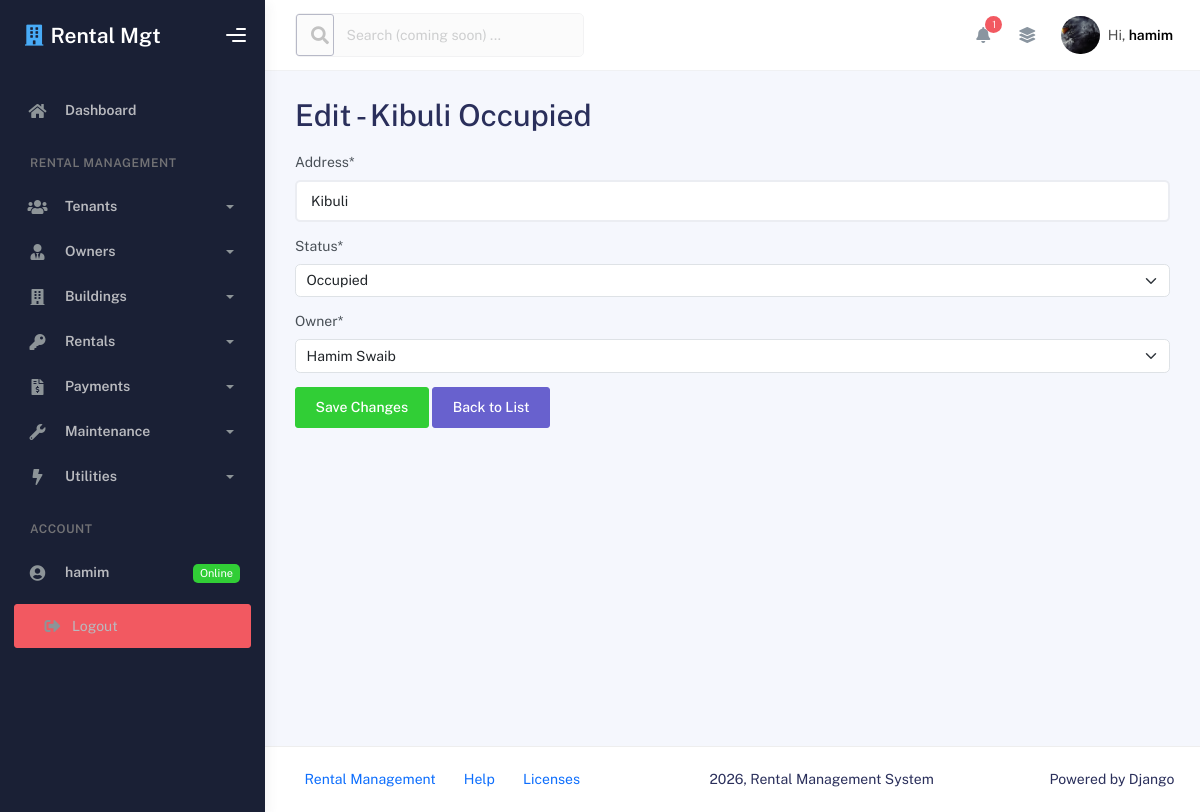
Screenshot of /edit_building/1/ (signed in) with the database file from the repository.
### App/models.py (models this page shows, shortened)
class Building(models.Model):
    STATUS_OPTIONS = [
        ('O','Occupied'),
        ('V','Vacant')
    ]
    address = models.CharField(max_length=100)
    status = models.CharField(max_length=2, choices=STATUS_OPTIONS)
    owner = models.ForeignKey(Owner, on_delete=models.CASCADE)

### App/views.py (the view)
    @login_required
    def _wrapped_view(req, *args, **kwargs):
        if not (req.user.is_staff or req.user.is_superuser):
            return redirect('tenant_dashboard_page')
        return view_func(req, *args, **kwargs)

### App/forms.py
class BuildingForm(ModelForm):
    class Meta:
        model = Building
        fields = '__all__'

### App/context_processors.py (called while the page is built)
def admin_notifications_processor(request):
    if not request.user.is_authenticated:
        return {}
    is_admin = request.user.is_staff or request.user.is_superuser
    context = {
        'is_admin': is_admin,
    }
    if is_admin:
        pending_requests = Maintenance.objects.filter(status='Pending').select_related(
            'rental__tenant', 'rental__building'
        ).order_by('-id')
        context['admin_notifications'] = pending_requests[:10]
        context['admin_notifications_count'] = pending_requests.count()
    else:
        tenant = getattr(request.user, 'tenant_profile', None)
        if not tenant:
            tenant = Tenant.objects.filter(email__iexact=request.user.email).first()
        context['tenant_profile'] = tenant
    return context

### App/models.py (called while the page is built)
    def __str__(self):
        return f"{self.first_name} {self.last_name}"

    def __str__(self):
        return f"{self.first_name} {self.last_name}"

### App/views.py (called while the page is built)
def admin_required(view_func):
    @login_required
    def _wrapped_view(req, *args, **kwargs):
        if not (req.user.is_staff or req.user.is_superuser):
            return redirect('tenant_dashboard_page')
        return view_func(req, *args, **kwargs)
    return _wrapped_view

@admin_required
def edit_building_view(req, building_id):
    building = get_object_or_404(Building, id=building_id)
    message = None
    if req.method == "POST":
        building_form = BuildingForm(req.POST, instance=building)
        if building_form.is_valid():
            building_form.save()
            messages.success(req, "Changes saved successfully!")
            return redirect('building_list_page')
        else:
            message = "Form has Invalid data"
    else:
        building_form = BuildingForm(instance=building)
    context = {'form': building_form, 'building': building, 'msg': message}
    return render(req, "edit_building.html", context)

### App/templates/edit_building.html (shortened to what this page needs)
{% extends 'base.html' %}
{% load crispy_forms_tags %}
{% block content %}
    <h1>Edit - {{ building.address }} {{ building.get_status_display }}</h1>
    <form method="POST" class="mt-3">
        {{ form|crispy }}
        <input type="submit" value="Save Changes" class="btn btn-success">
        <a href="{% url 'building_list_page' %}" class="btn btn-secondary">Back to List</a>
    </form>
{% endblock content %}

### App/templates/base.html (shortened to what this page needs)
{% load static %}
<!DOCTYPE html>
<html lang="en">
<head>
    <link rel="stylesheet" href="{% static 'assets/css/bootstrap.min.css' %}" />
    <link rel="stylesheet" href="{% static 'assets/css/plugins.min.css' %}" />
    <link rel="stylesheet" href="{% static 'assets/css/kaiadmin.min.css' %}" />
</head>
<body>
    <div class="wrapper">
      <div class="sidebar" data-background-color="dark">
        <div class="sidebar-logo">
          <div class="logo-header" data-background-color="dark">
            <a href="{% url 'index_page' %}" class="logo text-white text-decoration-none d-flex align-items-center">
              <i class="fas fa-building text-info me-2 fs-4"></i>
              <span class="fw-bold fs-4 text-white">Rental Mgt</span>
            </a>
            <div class="nav-toggle">
              <button class="btn btn-toggle toggle-sidebar">
                <i class="gg-menu-right"></i>
              </button>
            </div>
          </div>
        </div>
        <div class="sidebar-wrapper scrollbar scrollbar-inner">
          <div class="sidebar-content">
            <ul class="nav nav-secondary">
              <li class="nav-item">
                <a href="{% url 'index_page' %}">
                  <i class="fas fa-home"></i>
                  <p>Dashboard</p>
                </a>
              </li>
              <li class="nav-section">
                <h4 class="text-section">Rental Management</h4>
              </li>
              <li class="nav-item">
                <a data-bs-toggle="collapse" href="#tenantsMenu">
                  <i class="fas fa-users"></i>
                  <p>Tenants</p>
                  <span class="caret"></span>
                </a>
              </li>
              <li class="nav-item">
                <a data-bs-toggle="collapse" href="#ownersMenu">
                  <i class="fas fa-user-tie"></i>
                  <p>Owners</p>
                  <span class="caret"></span>
                </a>
              </li>
              <li class="nav-item">
                <a data-bs-toggle="collapse" href="#buildingsMenu">
                  <i class="fas fa-building"></i>
                  <p>Buildings</p>
                  <span class="caret"></span>
                </a>
              </li>
              <li class="nav-item">
                <a data-bs-toggle="collapse" href="#rentalsMenu">
                  <i class="fas fa-key"></i>
                  <p>Rentals</p>
                  <span class="caret"></span>
                </a>
              </li>
              <li class="nav-item">
                <a data-bs-toggle="collapse" href="#paymentsMenu">
                  <i class="fas fa-file-invoice-dollar"></i>
                  <p>Payments</p>
                  <span class="caret"></span>
                </a>
              </li>
              <li class="nav-item">
                <a data-bs-toggle="collapse" href="#maintenanceMenu">
                  <i class="fas fa-wrench"></i>
                  <p>Maintenance</p>
                  <span class="caret"></span>
                </a>
              </li>
              <li class="nav-item">
                <a data-bs-toggle="collapse" href="#utilitiesMenu">
                  <i class="fas fa-bolt"></i>
                  <p>Utilities</p>
                  <span class="caret"></span>
                </a>
              </li>
              <li class="nav-section">
                <h4 class="text-section">Account</h4>
              </li>
              {% if user.is_authenticated %}
                <li class="nav-item">
                  <a href="#">
                    <i class="fas fa-user-circle"></i>
                    <p>{{ user.username }}</p>
                    <span class="badge badge-success">Online</span>
                  </a>
                </li>
                <li class="nav-item px-3 py-2">
                  <a href="{% url 'logout' %}" class="btn btn-danger btn-sm w-100 text-start text-white text-decoration-none">
                    <i class="fas fa-sign-out-alt me-2"></i> Logout
                  </a>
                </li>
              {% endif %}
            </ul>
          </div>
        </div>
      </div>
      <div class="main-panel">
        <div class="main-header">
          <nav
            class="navbar navbar-header navbar-header-transparent navbar-expand-lg border-bottom"
          >
            <div class="container-fluid">
              <nav
                class="navbar navbar-header-left navbar-expand-lg navbar-form nav-search p-0 d-none d-lg-flex"
              >
                <div class="input-group opacity-50" title="Search coming soon">
                  <div class="input-group-prepend">
                    <button type="button" class="btn btn-search pe-1" disabled>
                      <i class="fa fa-search search-icon"></i>
                    </button>
                  </div>
                  <input
                    type="text"
                    placeholder="Search (coming soon) ..."
                    class="form-control"
                    disabled
                  />
                </div>
              </nav>
              <ul class="navbar-nav topbar-nav ms-md-auto align-items-center">
                <li class="nav-item topbar-icon dropdown hidden-caret">
                  <a
                    class="nav-link dropdown-toggle"
                    href="#"
                    id="notifDropdown"
                    role="button"
                    data-bs-toggle="dropdown"
                    aria-haspopup="true"
                    aria-expanded="false"
                  >
                    <i class="fa fa-bell"></i>
                    {% if admin_notifications_count > 0 %}
                      <span class="notification bg-danger">{{ admin_notifications_count }}</span>
                    {% endif %}
                  </a>
                </li>
                <li class="nav-item topbar-icon dropdown hidden-caret">
                  <a
                    class="nav-link"
                    data-bs-toggle="dropdown"
                    href="#"
                    aria-expanded="false"
                  >
                    <i class="fas fa-layer-group"></i>
                  </a>
                </li>
                <li class="nav-item topbar-user dropdown hidden-caret">
                  <a
                    class="dropdown-toggle profile-pic"
                    data-bs-toggle="dropdown"
                    href="#"
                    aria-expanded="false"
                  >
                    <div class="avatar-sm">
                      <img
                        src="{% static 'assets/img/halo pic 1.jpg' %}"
                        alt="..."
                        class="avatar-img rounded-circle"
                      />
                    </div>
                    <span class="profile-username">
                      <span class="op-7">Hi,</span>
                      <span class="fw-bold">{{ user.username|default:"Guest" }}</span>
                    </span>
                  </a>
                </li>
              </ul>
            </div>
          </nav>
        </div>
        <div class="container">
          <div class="page-inner">
            {% block content %}
            {% endblock content %}
          </div>
        </div>
        <footer class="footer">
          <div class="container-fluid d-flex justify-content-between">
            <nav class="pull-left">
              <ul class="nav">
                <li class="nav-item">
                  <a class="nav-link" href="{% url 'index_page' %}">
                    Rental Management
                  </a>
                </li>
                <li class="nav-item">
                  <a class="nav-link" href="#"> Help </a>
                </li>
                <li class="nav-item">
                  <a class="nav-link" href="#"> Licenses </a>
                </li>
              </ul>
            </nav>
            <div class="copyright">
              2026, Rental Management System
            </div>
            <div>
              Powered by Django
            </div>
          </div>
        </footer>
      </div>
    </div>
</body>
</html>

### rows the page displays
Building: address "Kibuli", status "Occupied", owner "Hamim Swaib"

### other values shown
{{ user.username }} "hamim"
{{ admin_notifications_count }} "1"
{{ user.username|default:"Guest" }} "hamim"
